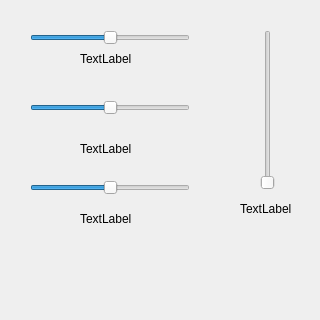
<?xml version="1.0" encoding="UTF-8"?>
<ui version="4.0">
 <class>MainWindow</class>
 <widget class="QMainWindow" name="MainWindow">
  <property name="geometry">
   <rect>
    <x>0</x>
    <y>0</y>
    <width>320</width>
    <height>320</height>
   </rect>
  </property>
  <property name="minimumSize">
   <size>
    <width>320</width>
    <height>320</height>
   </size>
  </property>
  <property name="maximumSize">
   <size>
    <width>320</width>
    <height>320</height>
   </size>
  </property>
  <property name="windowTitle">
   <string>MainWindow</string>
  </property>
  <widget class="QWidget" name="centralwidget">
   <widget class="QSlider" name="link1">
    <property name="geometry">
     <rect>
      <x>30</x>
      <y>30</y>
      <width>160</width>
      <height>16</height>
     </rect>
    </property>
    <property name="minimumSize">
     <size>
      <width>160</width>
      <height>0</height>
     </size>
    </property>
    <property name="minimum">
     <number>-60</number>
    </property>
    <property name="maximum">
     <number>60</number>
    </property>
    <property name="orientation">
     <enum>Qt::Horizontal</enum>
    </property>
   </widget>
   <widget class="QSlider" name="z">
    <property name="geometry">
     <rect>
      <x>260</x>
      <y>30</y>
      <width>16</width>
      <height>160</height>
     </rect>
    </property>
    <property name="maximum">
     <number>180</number>
    </property>
    <property name="orientation">
     <enum>Qt::Vertical</enum>
    </property>
   </widget>
   <widget class="QLabel" name="label">
    <property name="geometry">
     <rect>
      <x>80</x>
      <y>50</y>
      <width>67</width>
      <height>17</height>
     </rect>
    </property>
    <property name="text">
     <string>TextLabel</string>
    </property>
   </widget>
   <widget class="QLabel" name="label_2">
    <property name="geometry">
     <rect>
      <x>80</x>
      <y>210</y>
      <width>67</width>
      <height>17</height>
     </rect>
    </property>
    <property name="text">
     <string>TextLabel</string>
    </property>
   </widget>
   <widget class="QLabel" name="label_3">
    <property name="geometry">
     <rect>
      <x>80</x>
      <y>140</y>
      <width>67</width>
      <height>17</height>
     </rect>
    </property>
    <property name="text">
     <string>TextLabel</string>
    </property>
   </widget>
   <widget class="QLabel" name="label_4">
    <property name="geometry">
     <rect>
      <x>240</x>
      <y>200</y>
      <width>67</width>
      <height>17</height>
     </rect>
    </property>
    <property name="text">
     <string>TextLabel</string>
    </property>
   </widget>
   <widget class="QSlider" name="link2">
    <property name="geometry">
     <rect>
      <x>30</x>
      <y>100</y>
      <width>160</width>
      <height>16</height>
     </rect>
    </property>
    <property name="minimumSize">
     <size>
      <width>160</width>
      <height>0</height>
     </size>
    </property>
    <property name="minimum">
     <number>-60</number>
    </property>
    <property name="maximum">
     <number>60</number>
    </property>
    <property name="orientation">
     <enum>Qt::Horizontal</enum>
    </property>
   </widget>
   <widget class="QSlider" name="link3">
    <property name="geometry">
     <rect>
      <x>30</x>
      <y>180</y>
      <width>160</width>
      <height>16</height>
     </rect>
    </property>
    <property name="minimumSize">
     <size>
      <width>160</width>
      <height>0</height>
     </size>
    </property>
    <property name="minimum">
     <number>-60</number>
    </property>
    <property name="maximum">
     <number>60</number>
    </property>
    <property name="orientation">
     <enum>Qt::Horizontal</enum>
    </property>
   </widget>
  </widget>
 </widget>
 <resources/>
 <connections>
  <connection>
   <sender>link1</sender>
   <signal>valueChanged(int)</signal>
   <receiver>label</receiver>
   <slot>setNum(int)</slot>
   <hints>
    <hint type="sourcelabel">
     <x>126</x>
     <y>37</y>
    </hint>
    <hint type="destinationlabel">
     <x>130</x>
     <y>52</y>
    </hint>
   </hints>
  </connection>
  <connection>
   <sender>z</sender>
   <signal>valueChanged(int)</signal>
   <receiver>label_4</receiver>
   <slot>setNum(int)</slot>
   <hints>
    <hint type="sourcelabel">
     <x>271</x>
     <y>163</y>
    </hint>
    <hint type="destinationlabel">
     <x>271</x>
     <y>204</y>
    </hint>
   </hints>
  </connection>
  <connection>
   <sender>link2</sender>
   <signal>valueChanged(int)</signal>
   <receiver>label_3</receiver>
   <slot>setNum(int)</slot>
   <hints>
    <hint type="sourcelabel">
     <x>108</x>
     <y>112</y>
    </hint>
    <hint type="destinationlabel">
     <x>112</x>
     <y>140</y>
    </hint>
   </hints>
  </connection>
  <connection>
   <sender>link3</sender>
   <signal>valueChanged(int)</signal>
   <receiver>label_2</receiver>
   <slot>setNum(int)</slot>
   <hints>
    <hint type="sourcelabel">
     <x>85</x>
     <y>186</y>
    </hint>
    <hint type="destinationlabel">
     <x>100</x>
     <y>214</y>
    </hint>
   </hints>
  </connection>
 </connections>
</ui>
